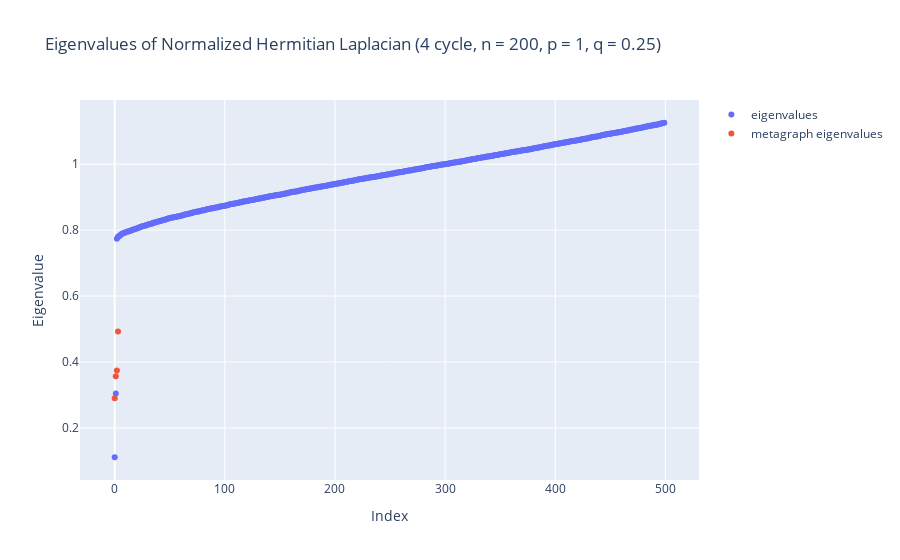

The code cell stored with this chart in its notebook:
### Code cell
# plot determined_eig_vals
fig = go.Figure()
fig.add_trace(go.Scatter(x=np.arange(5*n), y=determined_eig_vals, mode='markers', name='eigenvalues'))

# plot deduced metagraph eigenvalues
M = deduce_metagraph(A,clusters = [[i for i in range(0,n)],[i for i in range(n,2*n)],[i for i in range(2*n,3*n)],[i for i in range(3*n,4*n)]],normalize = True)
meta_eig_vals, meta_eig_vecs = np.linalg.eig(M)
meta_eig_vals = np.real(meta_eig_vals)
idx = np.abs(meta_eig_vals).argsort()
meta_eig_vals = meta_eig_vals[idx]

fig.add_trace(go.Scatter(x=np.arange(4), y=meta_eig_vals, mode='markers', name='metagraph eigenvalues'))
fig.update_layout(title=f'Eigenvalues of Normalized Hermitian Laplacian (4 cycle, n = 200, p = {p}, q = {q})', xaxis_title='Index', yaxis_title='Eigenvalue')
fig.show()

### Figure 1 — Plotly figure (JSON) as saved in the notebook; plotly's stock layout.template omitted (floating-point values rounded to 4 significant figures; data arrays with more than 128 entries replaced by an {"elided": "..."} marker saying what was removed)
{"data": [{"mode": "markers", "name": "eigenvalues", "type": "scatter", "x": {"elided": "500 int values"}, "y": {"elided": "600 float values"}}, {"mode": "markers", "name": "metagraph eigenvalues", "type": "scatter", "x": [0, 1, 2, 3], "y": [0.2897, 0.3571, 0.3745, 0.4926]}], "layout": {"title": {"text": "Eigenvalues of Normalized Hermitian Laplacian (4 cycle, n = 200, p = 1, q = 0.25)"}, "xaxis": {"title": {"text": "Index"}}, "yaxis": {"title": {"text": "Eigenvalue"}}}}
